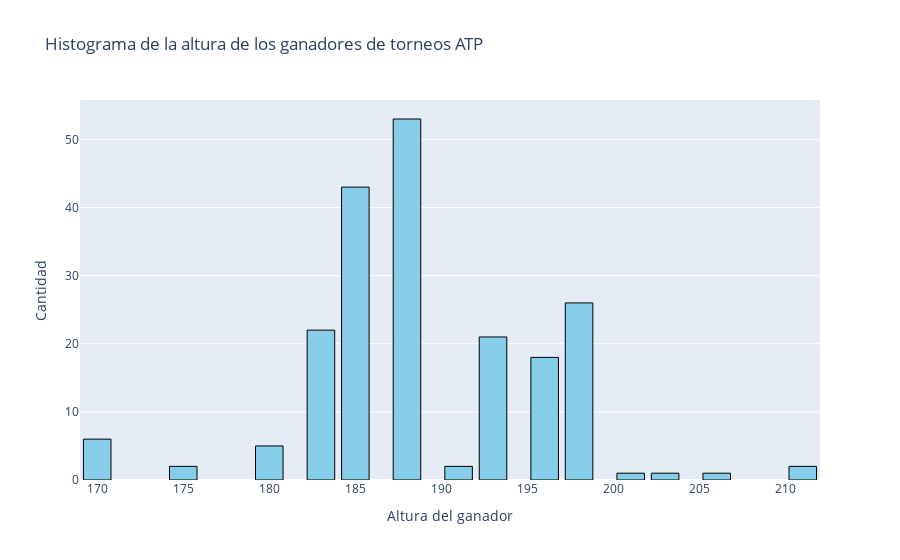

The notebook cell saved with this chart:
### Code cell
fig = go.Figure(data=[go.Bar(x=campeones_altura['ganador_altura'], 
                              y=campeones_altura['count'],
                              marker_color='skyblue', 
                              marker_line_color='black',
                              marker_line_width=1)])

fig.update_layout(title='Histograma de la altura de los ganadores de torneos ATP',
                  xaxis_title='Altura del ganador',
                  yaxis_title='Cantidad')

fig.show()

### Figure 1 — Plotly figure (JSON) as saved in the notebook; plotly's stock layout.template omitted (floating-point values rounded to 4 significant figures)
{"data": [{"marker": {"color": "skyblue", "line": {"color": "black", "width": 1}}, "type": "bar", "x": [188, 185, 198, 183, 193, 196, 170, 180, 175, 191, 211, 203, 206, 201], "y": [53, 43, 26, 22, 21, 18, 6, 5, 2, 2, 2, 1, 1, 1]}], "layout": {"title": {"text": "Histograma de la altura de los ganadores de torneos ATP"}, "xaxis": {"title": {"text": "Altura del ganador"}}, "yaxis": {"title": {"text": "Cantidad"}}}}
